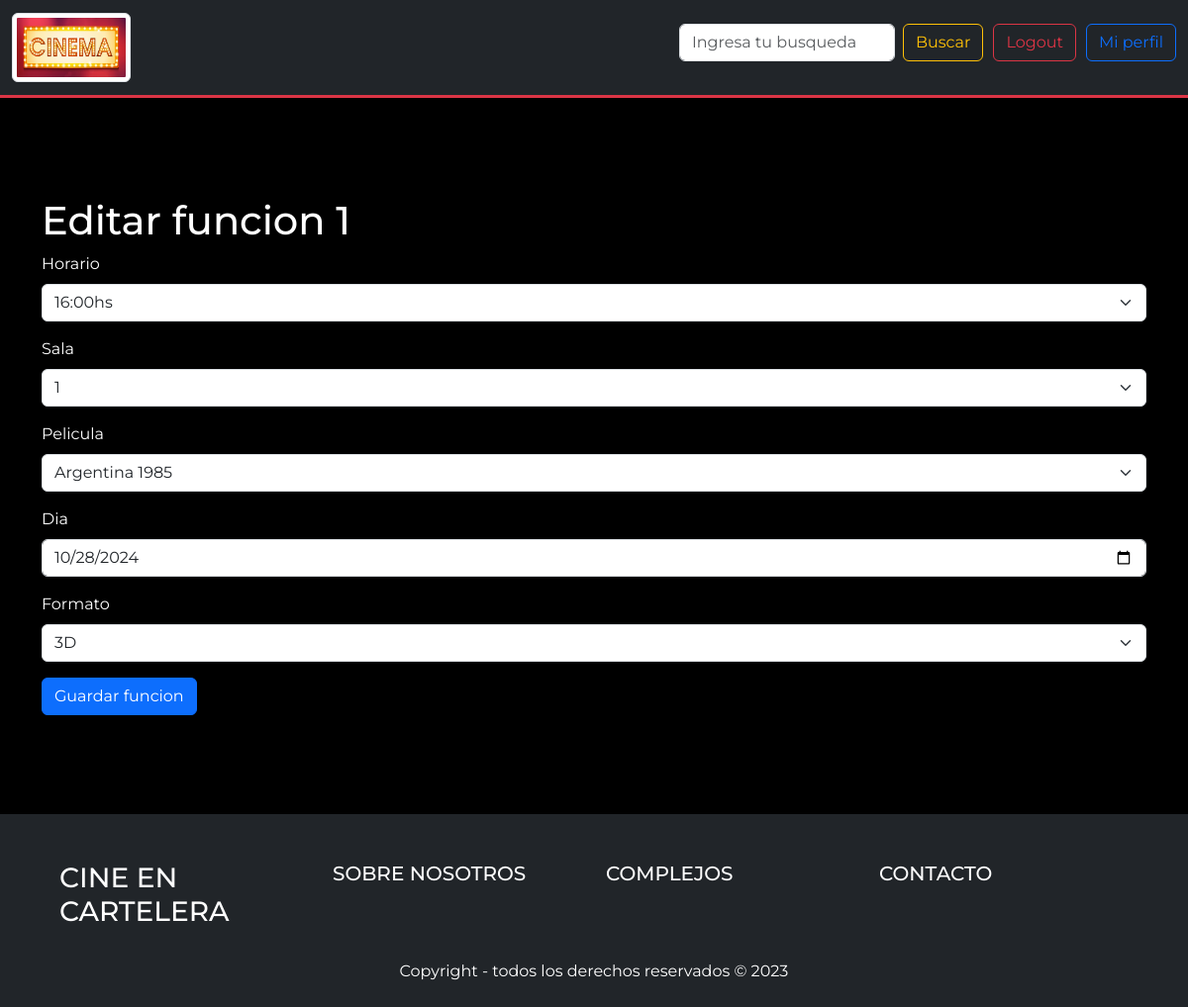
Page /editar_funcion.php?id_funcion=1 (signed in) on the committed database.
### tables this page shows
CREATE TABLE `funcion` (
  `id_funcion` int(11) NOT NULL,
  `horario_entrada` varchar(100) NOT NULL,
  `id_sala` int(11) NOT NULL,
  `id_pelicula` int(11) NOT NULL,
  `dia` varchar(500) NOT NULL,
  `formato` varchar(50) NOT NULL
);

CREATE TABLE `pelicula` (
  `id_pelicula` int(11) NOT NULL,
  `nombre_pelicula` varchar(200) NOT NULL,
  `duracion` varchar(100) NOT NULL,
  `fecha_estreno` date NOT NULL,
  `fecha_baja` date NOT NULL,
  `nombre_imagen` varchar(100) DEFAULT NULL,
  `sinopsis` varchar(5000) NOT NULL,
  `genero` varchar(500) NOT NULL,
  `formatos` varchar(500) NOT NULL DEFAULT '2D y 3D',
  `idiomas` varchar(500) NOT NULL DEFAULT 'Español',
  `esEstreno` varchar(10) NOT NULL DEFAULT 'no'
);

### cargar_funcion_edicion_datos.php (called while the page is built)
<?php
require_once "conexion.php";
$sql = "SELECT horario_entrada, id_sala, id_pelicula, dia, formato FROM funcion WHERE id_funcion = :id_funcion ";
$query = $conn->prepare($sql);
$query->bindParam(":id_funcion", $_GET["id_funcion"]);
$query->execute();
$datos = $query->fetch();
$horario_entrada = $datos["horario_entrada"];
$id_sala = $datos["id_sala"];
$id_pelicula = $datos["id_pelicula"];
$dia = $datos["dia"];
$formato = $datos["formato"];
$sql = "SELECT nombre_pelicula FROM pelicula WHERE id_pelicula = :id_pelicula ";
$query = $conn->prepare($sql);
$query->bindParam(":id_pelicula", $id_sala);
$query->execute();
$datos = $query->fetch();
$nombre_pelicula = $datos["nombre_pelicula"];
?>

### editar_funcion.php (shortened to what this page needs)
<?php
require "cargar_funcion_edicion_datos.php";
?>
<!DOCTYPE html>
<html lang="en">
<head>
    <link href="https://cdn.jsdelivr.net/npm/bootstrap@5.3.2/dist/css/bootstrap.min.css" rel="stylesheet"
>
    <link rel="stylesheet" href="css/estilos_inicio.css">
    <link rel="stylesheet" href="css/estilo_container_padding.css">
    <link rel="stylesheet" href="css/estilo_funcion.css">
</head>
<body>
    <div class="container-fluid" id="container-padding">
        <?php require_once "barra_navegacion.php"; ?>
        <div class="container" id="funcion_crear">
            <h1>Editar funcion <?php echo $_GET["id_funcion"] ?></h1>
            <form action="editar_funcion_confirmacion.php" method="post">
                <div class="mb-3">
                    <label for="horario_entrada" class="form-label">Horario</label>
                    <select id="horario_entrada" name="horario_entrada" class="form-select">
                        <option value=<?php echo $horario_entrada ?> select><?php echo $horario_entrada ?></option>
                    </select>
                </div>
                <div class="mb-3">
                    <label for="sala" class="form-label">Sala </label>
                    <select id="sala" name="sala" class="form-select">
                        <option value=<?php echo $id_sala ?> select><?php echo $id_sala ?></option>
                    </select>
                </div>
                <div class="mb-3">
                    <label for="pelicula" class="form-label">Pelicula </label>
                    <select id="pelicula" name="pelicula" class="form-select">
                        <option value=<?php echo $id_pelicula ?> select><?php echo $nombre_pelicula ?></option>
                    </select>
                </div>
                 <div class="mb-3">
                    <label for="dia" class="form-label">Dia</label>
                    <input type="date" name="dia" id="dia" value=<?php echo $dia ?> class="form-control">
                </div>
                <div class="mb-3">
                    <label for="formato" class="form-label">Formato</label>
                    <select id="formato" name="formato" class="form-select">
                        <option value=<?php echo $formato ?> select><?php echo $formato ?></option>
                    </select>
                </div>
                <div class="mb-4">
                    <button type="submit" class="btn btn-primary">Guardar funcion</button>
                </div>
            </form>
        </div>
        <?php require_once "footer.php"; ?>
</body>
</html>

### cine/css/estilos_inicio.css (style rules this page uses)
* { padding: 0%; margin: 0%; box-sizing: border-box; font-family: "Montserrat", sans-serif; }
body { background-color: black; color: white; }

### cine/css/estilo_container_padding.css (style rules this page uses)
#container-padding { padding: 0px; }

### cine/css/estilo_funcion.css (style rules this page uses)
#funcion_crear, #funcion_informacion { margin-top: 100px; margin-bottom: 100px; }

### rows in the picture
funcion: horario_entrada "16:00hs", sala "1", dia "10/28/2024", formato "3D"
pelicula: pelicula "Argentina 1985"

### other values in the picture
$_GET["id_funcion"] "1"
